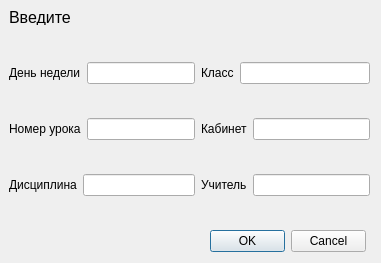
<?xml version="1.0" encoding="UTF-8"?>
<ui version="4.0">
 <class>Dialog</class>
 <widget class="QDialog" name="Dialog">
  <property name="geometry">
   <rect>
    <x>0</x>
    <y>0</y>
    <width>381</width>
    <height>263</height>
   </rect>
  </property>
  <property name="windowTitle">
   <string>Добавление</string>
  </property>
  <widget class="QDialogButtonBox" name="buttonBox">
   <property name="geometry">
    <rect>
     <x>210</x>
     <y>230</y>
     <width>156</width>
     <height>23</height>
    </rect>
   </property>
   <property name="orientation">
    <enum>Qt::Horizontal</enum>
   </property>
   <property name="standardButtons">
    <set>QDialogButtonBox::Cancel|QDialogButtonBox::Ok</set>
   </property>
  </widget>
  <widget class="QLabel" name="label">
   <property name="geometry">
    <rect>
     <x>9</x>
     <y>9</y>
     <width>71</width>
     <height>16</height>
    </rect>
   </property>
   <property name="font">
    <font>
     <pointsize>12</pointsize>
    </font>
   </property>
   <property name="text">
    <string>Введите</string>
   </property>
  </widget>
  <widget class="QWidget" name="horizontalLayoutWidget">
   <property name="geometry">
    <rect>
     <x>9</x>
     <y>34</y>
     <width>361</width>
     <height>191</height>
    </rect>
   </property>
   <layout class="QHBoxLayout" name="horizontalLayout">
    <item>
     <layout class="QVBoxLayout" name="verticalLayout_3">
      <item>
       <layout class="QHBoxLayout" name="horizontalLayout_8">
        <item>
         <widget class="QLabel" name="label_4">
          <property name="text">
           <string>День недели</string>
          </property>
         </widget>
        </item>
        <item>
         <widget class="QLineEdit" name="lineEdit_3"/>
        </item>
       </layout>
      </item>
      <item>
       <layout class="QHBoxLayout" name="horizontalLayout_7">
        <item>
         <widget class="QLabel" name="label_3">
          <property name="text">
           <string>Номер урока</string>
          </property>
         </widget>
        </item>
        <item>
         <widget class="QLineEdit" name="lineEdit_2"/>
        </item>
       </layout>
      </item>
      <item>
       <layout class="QHBoxLayout" name="horizontalLayout_6">
        <item>
         <widget class="QLabel" name="label_2">
          <property name="text">
           <string>Дисциплина</string>
          </property>
         </widget>
        </item>
        <item>
         <widget class="QLineEdit" name="lineEdit"/>
        </item>
       </layout>
      </item>
     </layout>
    </item>
    <item>
     <layout class="QVBoxLayout" name="verticalLayout">
      <item>
       <layout class="QHBoxLayout" name="horizontalLayout_2">
        <item>
         <widget class="QLabel" name="label_6">
          <property name="text">
           <string>Класс</string>
          </property>
         </widget>
        </item>
        <item>
         <widget class="QLineEdit" name="lineEdit_4"/>
        </item>
       </layout>
      </item>
      <item>
       <layout class="QHBoxLayout" name="horizontalLayout_4">
        <item>
         <widget class="QLabel" name="label_5">
          <property name="text">
           <string>Кабинет</string>
          </property>
         </widget>
        </item>
        <item>
         <widget class="QLineEdit" name="lineEdit_5"/>
        </item>
       </layout>
      </item>
      <item>
       <layout class="QHBoxLayout" name="horizontalLayout_5">
        <item>
         <widget class="QLabel" name="label_7">
          <property name="text">
           <string>Учитель</string>
          </property>
         </widget>
        </item>
        <item>
         <widget class="QLineEdit" name="lineEdit_6"/>
        </item>
       </layout>
      </item>
     </layout>
    </item>
   </layout>
  </widget>
 </widget>
 <tabstops>
  <tabstop>lineEdit_3</tabstop>
  <tabstop>lineEdit_2</tabstop>
  <tabstop>lineEdit</tabstop>
  <tabstop>lineEdit_4</tabstop>
  <tabstop>lineEdit_5</tabstop>
  <tabstop>lineEdit_6</tabstop>
 </tabstops>
 <resources/>
 <connections>
  <connection>
   <sender>buttonBox</sender>
   <signal>accepted()</signal>
   <receiver>Dialog</receiver>
   <slot>accept()</slot>
   <hints>
    <hint type="sourcelabel">
     <x>248</x>
     <y>254</y>
    </hint>
    <hint type="destinationlabel">
     <x>157</x>
     <y>274</y>
    </hint>
   </hints>
  </connection>
  <connection>
   <sender>buttonBox</sender>
   <signal>rejected()</signal>
   <receiver>Dialog</receiver>
   <slot>reject()</slot>
   <hints>
    <hint type="sourcelabel">
     <x>316</x>
     <y>260</y>
    </hint>
    <hint type="destinationlabel">
     <x>286</x>
     <y>274</y>
    </hint>
   </hints>
  </connection>
 </connections>
</ui>
